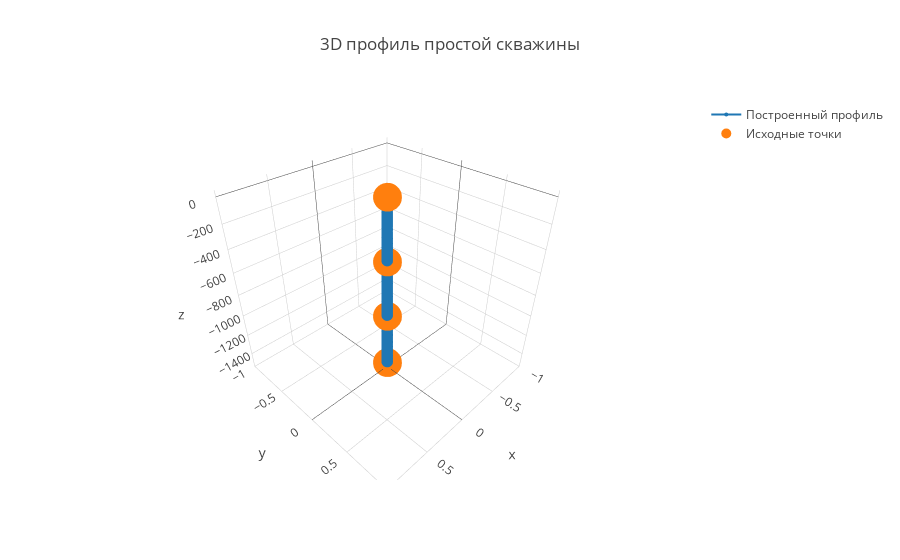

The code cell stored with this chart in its notebook:
### Code cell
trace1 = go.Scatter3d(
    x=simple_well.well_profile.x_displacement_m,
    y=simple_well.well_profile.x_displacement_m * 0,
    z=simple_well.well_profile.h_vert_m * (-1),  # перевод в альтитуду,
    marker=dict(
        size=4,
        colorscale='Viridis',
    ),
    name = 'Построенный профиль',
    )

trace2 = go.Scatter3d(
    x=simple_well.well_profile.get_x_displacement_m(simple_well.well_profile.h_mes_init_data_for_interpolation_m),
    y=simple_well.well_profile.get_x_displacement_m(simple_well.well_profile.h_mes_init_data_for_interpolation_m) * 0,
    z=simple_well.well_profile.h_vert_init_data_for_interpolation_m * (-1),
    mode = 'markers',
    marker = dict(
        size=10
    ),
    name = 'Исходные точки',
    )

data = [trace1, trace2]


layout = dict(title = '3D профиль простой скважины',  yaxis=dict(autorange='reversed'))
fig = dict(data=data, layout=layout)
iplot(fig, filename='simple-3d-scatter')

### Figure 1 — Plotly figure (JSON) as saved in the notebook; plotly's stock layout.template omitted (floating-point values rounded to 4 significant figures; data arrays with more than 128 entries replaced by an {"elided": "..."} marker saying what was removed)
{"data": [{"marker": {"colorscale": "Viridis", "size": 4}, "name": "Построенный профиль", "type": "scatter3d", "uid": "015b753c-0127-4813-95f4-e9cd6497ee65", "x": {"elided": "151 int values"}, "y": {"elided": "151 int values"}, "z": {"elided": "151 int values"}}, {"marker": {"size": 10}, "mode": "markers", "name": "Исходные точки", "type": "scatter3d", "uid": "7c3f8f0b-55af-4a7c-854a-5425c78e96ef", "x": [0, 0, 0, 0], "y": [0, 0, 0, 0], "z": [0, -500, -1000, -1500]}], "layout": {"title": {"text": "3D профиль простой скважины"}, "yaxis": {"autorange": "reversed"}}}
